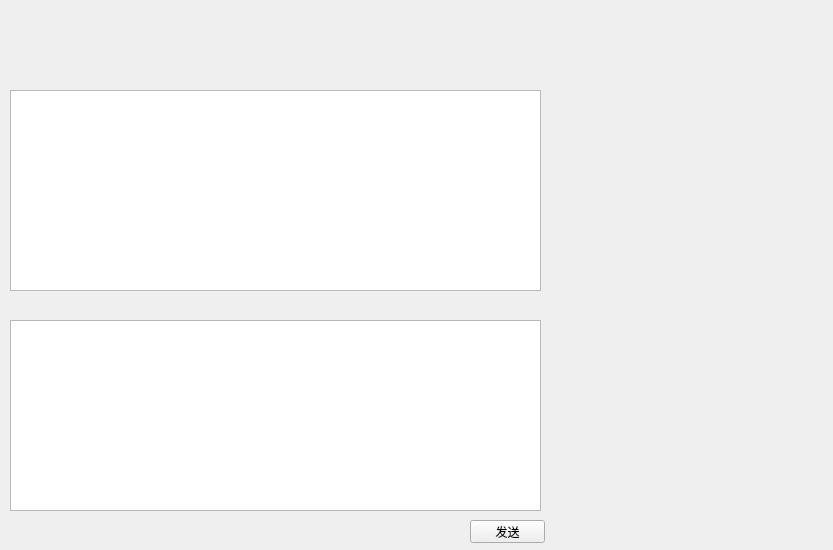
<?xml version="1.0" encoding="UTF-8"?>
<ui version="4.0">
 <class>Form</class>
 <widget class="QWidget" name="Form">
  <property name="geometry">
   <rect>
    <x>0</x>
    <y>0</y>
    <width>833</width>
    <height>550</height>
   </rect>
  </property>
  <property name="windowTitle">
   <string>Form</string>
  </property>
  <property name="autoFillBackground">
   <bool>false</bool>
  </property>
  <widget class="QTextEdit" name="text_input">
   <property name="geometry">
    <rect>
     <x>10</x>
     <y>320</y>
     <width>531</width>
     <height>191</height>
    </rect>
   </property>
  </widget>
  <widget class="QTextEdit" name="text_output">
   <property name="geometry">
    <rect>
     <x>10</x>
     <y>90</y>
     <width>531</width>
     <height>201</height>
    </rect>
   </property>
   <property name="autoFillBackground">
    <bool>true</bool>
   </property>
   <property name="readOnly">
    <bool>true</bool>
   </property>
   <property name="textInteractionFlags">
    <set>Qt::TextSelectableByMouse</set>
   </property>
  </widget>
  <widget class="QPushButton" name="pushButton">
   <property name="geometry">
    <rect>
     <x>470</x>
     <y>520</y>
     <width>75</width>
     <height>23</height>
    </rect>
   </property>
   <property name="text">
    <string>发送</string>
   </property>
  </widget>
 </widget>
 <resources/>
 <connections/>
</ui>
